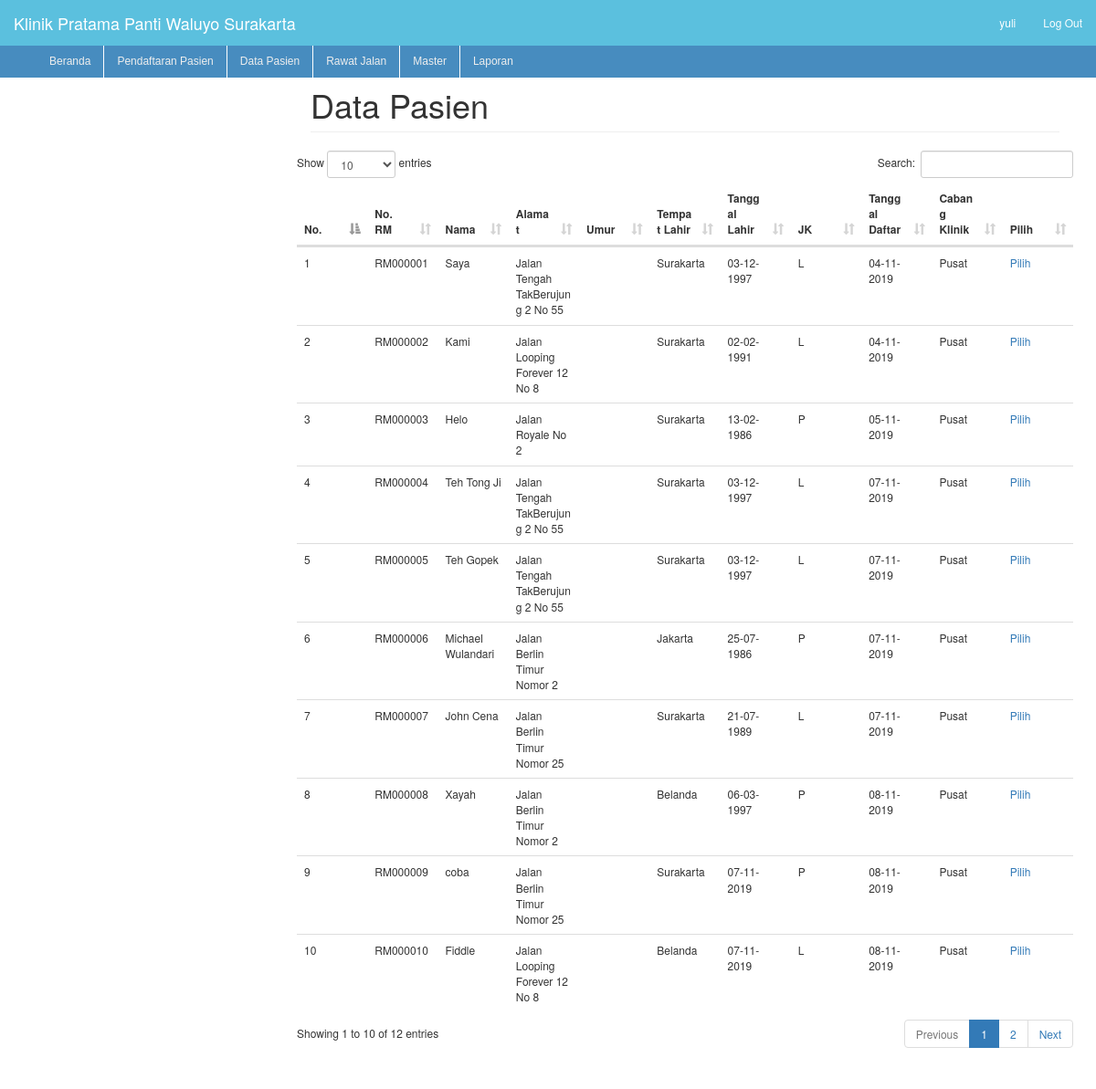
The page /function/lihat_pasien.php (signed in) on the database its author committed.
### tables this page shows
CREATE TABLE `nama_klinik`  (
  `id` int(11) NOT NULL AUTO_INCREMENT,
  `nama` varchar(100) NOT NULL,
  PRIMARY KEY (`id`) USING BTREE
);

CREATE TABLE `pasien_b`  (
  `no_rm` varchar(8) NOT NULL,
  `nm_pasien` varchar(50) NOT NULL,
  `jk_pasien` enum('L','P') NOT NULL,
  `tmpt_lahir` varchar(20) NOT NULL,
  `nik` varchar(20) NOT NULL,
  `tgl_lahir` datetime(0) NOT NULL,
  `umur_pasien` int(3) NULL DEFAULT NULL,
  `agm_pasien` varchar(20) NOT NULL,
  `neg_pasien` varchar(20) NOT NULL,
  `sts_kwn` varchar(20) NOT NULL,
  `pend_pasien` varchar(20) NOT NULL,
  `pkrj_pasien` varchar(20) NOT NULL,
  `alamat_pasien` varchar(50) NOT NULL,
  `tlp_pasien` varchar(14) NOT NULL,
  `hp_pasien` varchar(14) NOT NULL,
  `prov_pasien` varchar(20) NOT NULL,
  `kot_pasien` varchar(20) NOT NULL,
  `kec_pasien` varchar(20) NOT NULL,
  `kel_pasien` varchar(20) NOT NULL,
  `rt_pasien` varchar(20) NOT NULL,
  `rw_pasien` varchar(20) NOT NULL,
  `peg_rs` varchar(5) NOT NULL,
  `tinggi_pasien` int(8) NULL DEFAULT NULL,
  `berat_pasien` int(8) NULL DEFAULT NULL,
  `lp_pasien` int(8) NULL DEFAULT NULL,
  `imp_pasien` int(8) NULL DEFAULT NULL,
  `sis_pasien` int(8) NULL DEFAULT NULL,
  `dia_pasien` int(8) NULL DEFAULT NULL,
  `rr_pasien` int(8) NULL DEFAULT NULL,
  `hr_pasien` int(8) NULL DEFAULT NULL,
  `nm_wali` varchar(50) NULL DEFAULT NULL,
  `hub_wali` varchar(20) NULL DEFAULT NULL,
  `nm_ortu` varchar(50) NULL DEFAULT NULL,
  `pkrj_wali` varchar(20) NULL DEFAULT NULL,
  `tgl_daftar_pasien` datetime(0) NOT NULL,
  `id_user` varchar(10) NULL DEFAULT NULL,
  PRIMARY KEY (`no_rm`) USING BTREE
);

CREATE TABLE `user`  (
  `id_user` varchar(4) NOT NULL,
  `nama_user` varchar(20) NOT NULL,
  `username` varchar(20) NOT NULL,
  `password` varchar(32) NOT NULL,
  `level` enum('admin','user') NOT NULL,
  `cabang` enum('Pusat','Pratama','Pedan','Juwiring') NOT NULL,
  `status` enum('aktif','tidak aktif') NOT NULL,
  PRIMARY KEY (`id_user`) USING BTREE,
  UNIQUE INDEX `username`(`username`) USING BTREE
);

### library/library.php (called while the page is built, shortened)
<?php
function namaKlinik(){
	require "../koneksi.php";
	$sd = mysqli_query($koneksi, "SELECT * FROM nama_klinik");
	$r=mysqli_fetch_array($sd);
	return $r['nama'];
}
?>

### function/lihat_pasien.php (the view, shortened to what this page needs)
<?php
include '../koneksi.php';
include '../library/library.php';
?>
<!DOCTYPE html>
<html>
    <head>
        <link rel="stylesheet" type="text/css" href="../css/bootstrap.css">
        <link rel="stylesheet" type="text/css" href="../css/dashboard.css">
        <link rel="stylesheet" type="text/css" href="../css/dataTables.bootstrap.css">
    </head>
    <body>
        <nav class="navbar navbar-inverse navbar-fixed-top">
            <div class="container-fluid" style="background-color:#5bc0de">
                <div class="navbar-header">
                    <a class="navbar-brand" href="#" style="color:white"><?=namaKlinik()?></a>
                </div>
                <div id="navbar" class="navbar-collapse collapse">
                    <ul class="nav navbar-nav navbar-right">
                         <li><a href="#"><?php echo $_SESSION['cabang']; ?></a></li>
                        <li><a href="#"><?php echo $_SESSION['username']; ?></a></li>
                        <li><a href="../login.php?aksi=logout">Log Out</a></li>
                    </ul>
                </div>
            </div>
        </nav>
        <div class="container-fluid">
            <div class="row">
                <?php
                if($_SESSION['level'] == 'admin'){
                    include './sidebar.php';
                } else {
                    include './sidebaru.php';
                }
                ?>
                <div class="col-sm-9 col-sm-offset-3 col-md-9 col-md-offset-3 main">
                    <h1 class="page-header">Data Pasien</h1>
                    <div class="row">
                        <div class="table" >
                            <table id="tabelku" class="table table-hover ">
                                <thead>
                                    <tr>
                                        <th>No.</th>
                                        <th>No. RM</th>
                                        <th>Nama</th>
                                        <th>Alamat</th>
                                        <th>Umur</th>
                                        <th>Tempat Lahir</th>
                                        <th>Tanggal Lahir</th>
                                        <th>JK</th>
                                        <th>Tanggal Daftar</th>
                                        <th>Cabang Klinik</th>
                                        <th>Pilih</th>
                                    </tr>
                                </thead>
                                <tbody id="myTable">
                                    <?php
                                    include_once '../koneksi.php';
                                    $query = mysqli_query($koneksi, "select pasien_b.no_rm, pasien_b.nm_pasien, pasien_b.alamat_pasien, pasien_b.umur_pasien, pasien_b.tmpt_lahir, pasien_b.tgl_lahir, pasien_b.jk_pasien, pasien_b.tgl_daftar_pasien, user.cabang
                                                            from pasien_b
                                                            LEFT JOIN user ON pasien_b.id_user = user.id_user
                                                            ORDER BY pasien_b.no_rm ASC");
                                    $no = 0;
                                    while ($hasil = mysqli_fetch_array($query)) {
                                        $no++;
                                        echo "<tr>
                                        <td>" . $no . "</td>
                                        <td>" . $hasil['no_rm'] . "</td>
                                        <td>" . $hasil['nm_pasien'] . "</td>
                                        <td>" . $hasil['alamat_pasien'] . "</td>
                                        <td>" . $hasil['umur_pasien'] . "</td>
                                        <td>" . $hasil['tmpt_lahir'] . "</td>
                                        <td>" . date('d-m-Y', strtotime($hasil['tgl_lahir'])) . "</td>
                                        <td>" . $hasil['jk_pasien'] . "</td>
                                        <td>" . date('d-m-Y', strtotime($hasil['tgl_daftar_pasien'])) . "</td>
                                        <td>" . $hasil['cabang'] . "</td>
                                        <td><a href='add_rawatjalan.php?rm=".$hasil['no_rm']."'>Pilih</a></td>
                                    </tr>";
                                    }
                                    ?>
                                </tbody>
                            </table>
                        </div>
                    </div>
                </div>
            </div>
        </div>
    </body>
</html>

### css/dashboard.css (style rules this page uses)
body { padding-top: 50px; }
.navbar-fixed-top { border: 0; }
table { table-layout: fixed; word-wrap: break-word; }
.main { padding: 20px; }
@media (min-width: 768px) { .main { padding-right: 40px; padding-left: 40px; margin-top: -20px; } }
.main .page-header { margin-top: 0; }
#navbar a { color: #fff; }

### rows shown on the page
nama_klinik: nama "Klinik Pratama Panti Waluyo Surakarta"
pasien_b: no_rm "RM000001", nm_pasien "Saya", alamat_pasien "Jalan Tengah TakBerujung 2 No 55", tmpt_lahir "Surakarta", tgl_lahir "03-12-1997", jk_pasien "L", tgl_daftar_pasien "04-11-2019", id_user.cabang "Pusat"
pasien_b: no_rm "RM000002", nm_pasien "Kami", alamat_pasien "Jalan Looping Forever 12 No 8", tmpt_lahir "Surakarta", tgl_lahir "02-02-1991", jk_pasien "L", tgl_daftar_pasien "04-11-2019", id_user.cabang "Pusat"
pasien_b: no_rm "RM000003", nm_pasien "Helo", alamat_pasien "Jalan Royale No 2", tmpt_lahir "Surakarta", tgl_lahir "13-02-1986", jk_pasien "P", tgl_daftar_pasien "05-11-2019", id_user.cabang "Pusat"
pasien_b: no_rm "RM000004", nm_pasien "Teh Tong Ji", alamat_pasien "Jalan Tengah TakBerujung 2 No 55", tmpt_lahir "Surakarta", tgl_lahir "03-12-1997", jk_pasien "L", tgl_daftar_pasien "07-11-2019", id_user.cabang "Pusat"
pasien_b: no_rm "RM000005", nm_pasien "Teh Gopek", alamat_pasien "Jalan Tengah TakBerujung 2 No 55", tmpt_lahir "Surakarta", tgl_lahir "03-12-1997", jk_pasien "L", tgl_daftar_pasien "07-11-2019", id_user.cabang "Pusat"
pasien_b: no_rm "RM000006", nm_pasien "Michael Wulandari", alamat_pasien "Jalan Berlin Timur Nomor 2", tmpt_lahir "Jakarta", tgl_lahir "25-07-1986", jk_pasien "P", tgl_daftar_pasien "07-11-2019", id_user.cabang "Pusat"
pasien_b: no_rm "RM000007", nm_pasien "John Cena", alamat_pasien "Jalan Berlin Timur Nomor 25", tmpt_lahir "Surakarta", tgl_lahir "21-07-1989", jk_pasien "L", tgl_daftar_pasien "07-11-2019", id_user.cabang "Pusat"
pasien_b: no_rm "RM000008", nm_pasien "Xayah", alamat_pasien "Jalan Berlin Timur Nomor 2", tmpt_lahir "Belanda", tgl_lahir "06-03-1997", jk_pasien "P", tgl_daftar_pasien "08-11-2019", id_user.cabang "Pusat"
pasien_b: no_rm "RM000009", nm_pasien "coba", alamat_pasien "Jalan Berlin Timur Nomor 25", tmpt_lahir "Surakarta", tgl_lahir "07-11-2019", jk_pasien "P", tgl_daftar_pasien "08-11-2019", id_user.cabang "Pusat"
pasien_b: no_rm "RM000010", nm_pasien "Fiddle", alamat_pasien "Jalan Looping Forever 12 No 8", tmpt_lahir "Belanda", tgl_lahir "07-11-2019", jk_pasien "L", tgl_daftar_pasien "08-11-2019", id_user.cabang "Pusat"

### other values the page prints
$_SESSION['username'] "yuli"
